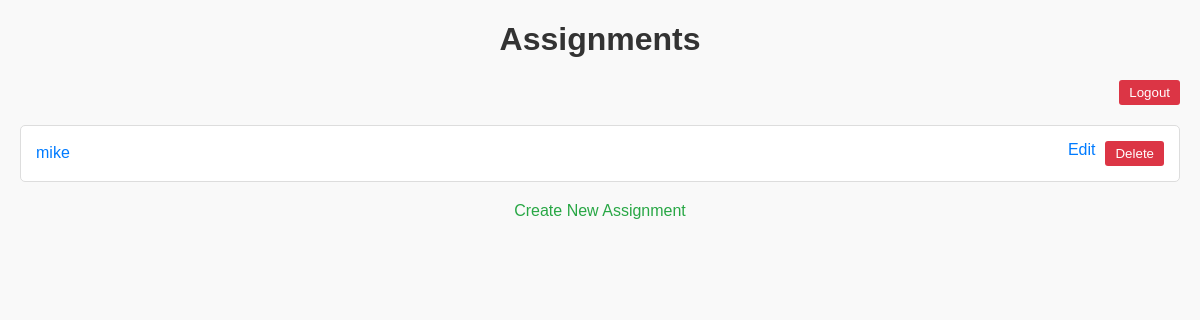
Page /tasks/ (signed in) on the earlier database version.
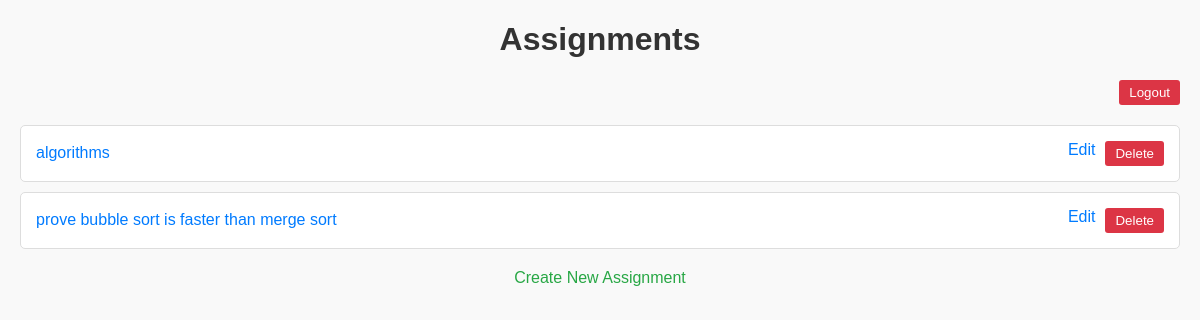
Same page on the later database version.
### tasks/models.py (models this page shows, shortened)
class Assignment(models.Model):
    STATUS_CHOICES = [
        ('Pending', 'Pending'),
        ('In Progress', 'In Progress'),
        ('Completed', 'Completed'),
    ]
    name = models.CharField(max_length=255)
    due_date = models.DateField()
    description = models.TextField()
    status = models.CharField(max_length=50, choices=STATUS_CHOICES, default='Pending')
    assigned_to = models.ManyToManyField(User, related_name='assignments')

### tasks/views.py (the view)
# urls.py: path('', views.assignment_list, name='assignment_list'),
@login_required
def assignment_list(request):
    query = request.GET.get('q', '')
    if query:
        assignments = Assignment.objects.filter(name__icontains=query, assigned_to=request.user)
    else:
        assignments = Assignment.objects.filter(assigned_to=request.user)
    return render(request, 'tasks/assignment_list.html', {'assignments': assignments})

### tasks/templates/tasks/assignment_list.html (shortened to what this page needs)
<!DOCTYPE html>
<html>
<head>
</head>
<body>
    <h1>Assignments</h1>
    {% if user.is_authenticated %}
        <div class="logout-form">
            <form method="post" action="{% url 'logout' %}" style="display:inline;">
                <button type="submit">Logout</button>
            </form>
        </div>
    {% endif %}
    <ul>
        {% for assignment in assignments %}
            <li>
                <span>
                    <a href="{{ assignment.id }}/">{{ assignment.name }}</a>
                </span>
                <span class="button-group">
                    <a href="{{ assignment.id }}/edit/">Edit</a>
                    <form method="post" action="{{ assignment.id }}/delete/" style="display:inline;">
                        <button type="submit">Delete</button>
                    </form>
                </span>
            </li>
        {% endfor %}
    </ul>
    <a href="create/" class="create-link">Create New Assignment</a>
</body>
</html>

### tasks/templates/tasks/assignment_list.html (style rules this page uses)
body { font-family: Arial, sans-serif; margin: 20px; background-color: #f9f9f9; }
h1 { text-align: center; color: #333; }
ul { list-style-type: none; padding: 0; }
li { background: #fff; margin: 10px 0; padding: 15px; border: 1px solid #ddd; border-radius: 5px; display: flex; justify-content: space-between; align-items: center; }
a { text-decoration: none; color: #007BFF; }
button { background-color: #dc3545; color: white; border: none; padding: 5px 10px; border-radius: 3px; cursor: pointer; }
.logout-form { text-align: right; margin-bottom: 20px; }
.create-link { display: block; text-align: center; margin-top: 20px; font-size: 16px; color: #28a745; }
.button-group { display: flex; gap: 10px; }

Differences in the rows shown:
removed Assignment: name "mike"
added Assignment: name "algorithms"
added Assignment: name "prove bubble sort is faster than merge sort"
